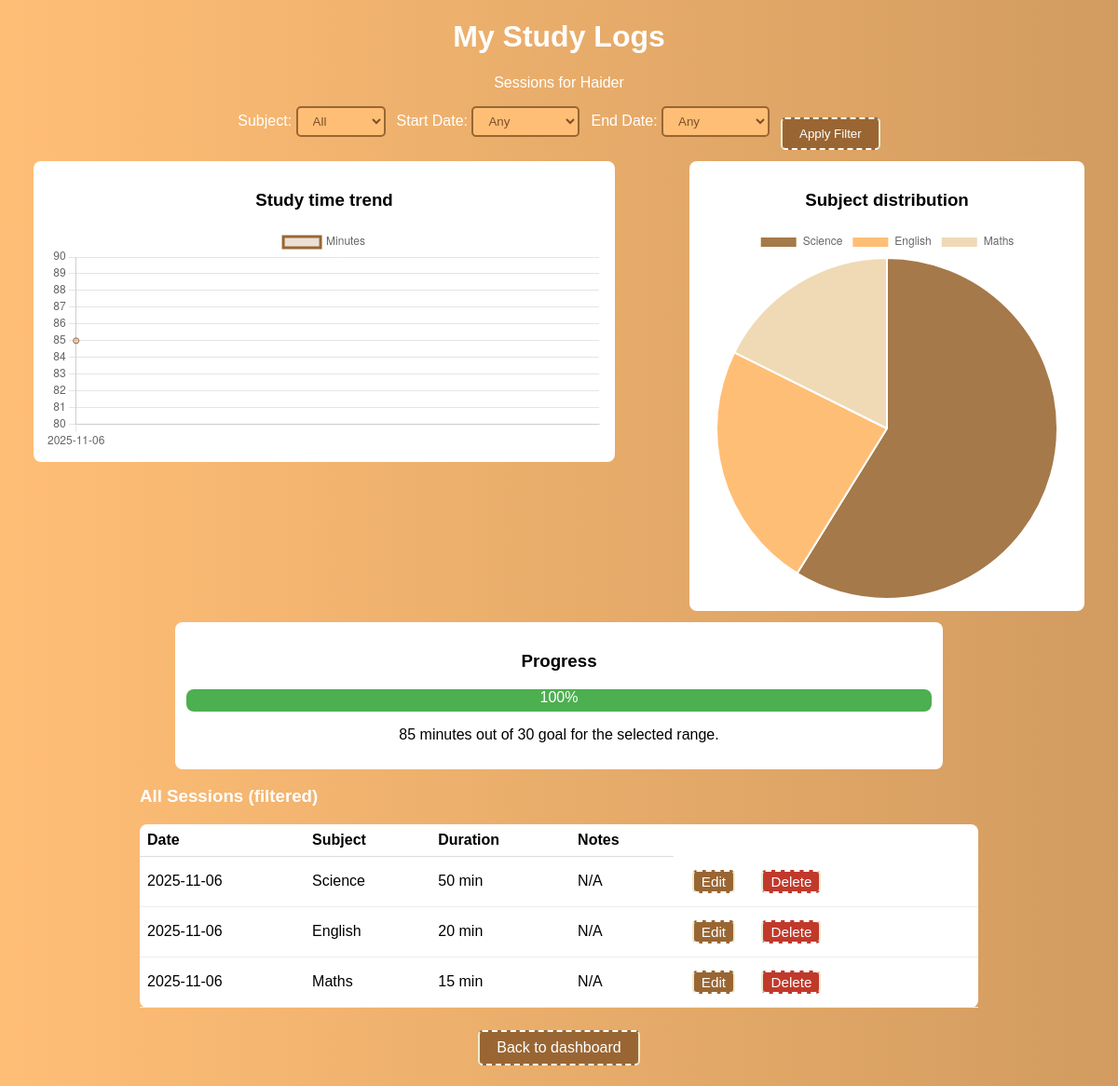
Page /study_logs (signed in) on the committed database.
### tables this page shows
CREATE TABLE users (
            id INTEGER PRIMARY KEY AUTOINCREMENT,
            username TEXT UNIQUE NOT NULL,
            password TEXT NOT NULL,
            goal INTEGER DEFAULT 10
        , profile_pic TEXT DEFAULT NULL, email TEXT, is_verified INTEGER DEFAULT 0, verification_code TEXT);

CREATE TABLE study_sessions (
    id INTEGER PRIMARY KEY AUTOINCREMENT,
    username TEXT NOT NULL,
    subject TEXT NOT NULL,
    duration INTEGER NOT NULL,
    notes TEXT, date TEXT,
    FOREIGN KEY (username) REFERENCES users (username)
);

### app.py (the view, shortened to what this page needs)
@app.route('/study_logs')
def study_logs():
    if 'user' not in session:
        flash("Please log in first.", "warning")
        return redirect(url_for('login'))
    username = session['user']
    conn = get_db_connection()
    user = conn.execute('SELECT * FROM users WHERE username = ?', (username,)).fetchone()
    sessions = get_study_sessions_for_user(conn, user)
    subjects = sorted({s['subject'] for s in sessions if 'subject' in s.keys()})
    session_dates = sorted({(s['date'] if 'date' in s.keys() else (s['created_at'] if 'created_at' in s.keys() else None)) for s in sessions if ('date' in s.keys() or 'created_at' in s.keys())}, reverse=False)
    filter_subject = request.args.get('subject') or None
    start_date = request.args.get('start_date') or None
    end_date = request.args.get('end_date') or None
    filtered_sessions = []
    for s in sessions:
        if filter_subject and (s['subject'] if 'subject' in s.keys() else None) != filter_subject:
            continue
        session_date = s['date'] if 'date' in s.keys() else (s['created_at'] if 'created_at' in s.keys() else None)
        if start_date and session_date and session_date < start_date:
            continue
        if end_date and session_date and session_date > end_date:
            continue
        filtered_sessions.append(s)
    if not filter_subject and not start_date and not end_date:
        chart_sessions = sessions
    else:
        chart_sessions = filtered_sessions
    labels = []
    line_data = []
    date_to_minutes = {}
    if chart_sessions and len(chart_sessions) > 0:
        for s in chart_sessions:
            session_date = s['date'] if 'date' in s.keys() else (s['created_at'] if 'created_at' in s.keys() else None)
            if not session_date:
                continue
            try:
                date_to_minutes[session_date] = date_to_minutes.get(session_date, 0) + int(s['duration'])
            except Exception:
                pass
        for d in sorted(date_to_minutes.keys()):
            labels.append(d)
            line_data.append(date_to_minutes[d])
    else:
        labels = ["No Data"]
        line_data = [0]
    subject_counts = {}
    for s in chart_sessions:
        subj = s['subject'] if 'subject' in s.keys() and s['subject'] else 'Unknown'
        try:
            subject_counts[subj] = subject_counts.get(subj, 0) + (int(s['duration']) if 'duration' in s.keys() and s['duration'] else 0)
        except Exception:
            pass
    pie_labels = list(subject_counts.keys())
    pie_data = [subject_counts[k] for k in pie_labels]
    total_minutes = sum(int(s['duration']) for s in chart_sessions if 'duration' in s.keys() and s['duration'])
    days_span = max(1, len(labels))
    goal_per_day = int(user['goal'] or 0)
    goal_total = goal_per_day * days_span
    progress_percent = int((total_minutes / goal_total * 100) if goal_total > 0 else 0)
    if progress_percent > 100:
        progress_percent = 100
    conn.close()
    return render_template('study_logs.html', user=user, sessions=filtered_sessions, subjects=subjects,
                           selected_subject=filter_subject, session_dates=session_dates,
                           selected_start_date=start_date, selected_end_date=end_date,
                           labels_json=json.dumps(labels), line_data_json=json.dumps(line_data),
                           pie_labels_json=json.dumps(pie_labels), pie_data_json=json.dumps(pie_data),
                           total_minutes=total_minutes, goal_total=goal_total, progress_percent=progress_percent)

### app.py (called while the page is built)
def get_study_sessions_for_user(conn, user):
    try:
        cols = [r[1] for r in conn.execute("PRAGMA table_info(study_sessions)").fetchall()]
    except Exception:
        return []
    if 'user_id' in cols:
        return conn.execute('SELECT * FROM study_sessions WHERE user_id = ?', (user['id'],)).fetchall()
    elif 'username' in cols:
        return conn.execute('SELECT * FROM study_sessions WHERE username = ?', (user['username'],)).fetchall()
    else:
        return []

def get_db_connection():
    conn = sqlite3.connect('users.db')
    conn.row_factory = sqlite3.Row
    return conn

### templates/study_logs.html (shortened to what this page needs)
<!DOCTYPE html>
<html lang="en">
<head>
  <link rel="stylesheet" href="/static/css/dashboard.css" type="text/css">
</head>
<body>
  <header>
    <h1>My Study Logs</h1>
    <p>Sessions for {{ user['username'] }}</p>
  </header>
  <main>
    <form class="filter-form" method="get" action="{{ url_for('study_logs') }}">
      <label>Subject:
  <select name="subject" style="border:2px solid #996633;border-radius:5px;padding:6px 12px;background:#ffbe76;color:#7f4f2a;font-weight:500;cursor:pointer;">
          <option value="">All</option>
        </select>
      </label>
      <label>Start Date:
  <select name="start_date" style="border:2px solid #996633;border-radius:5px;padding:6px 12px;background:#ffbe76;color:#7f4f2a;font-weight:500;cursor:pointer;">
          <option value="">Any</option>
        </select>
      </label>
      <label>End Date:
  <select name="end_date" style="border:2px solid #996633;border-radius:5px;padding:6px 12px;background:#ffbe76;color:#7f4f2a;font-weight:500;cursor:pointer;">
          <option value="">Any</option>
        </select>
      </label>
  <button type="submit" class="button-like" style="margin:12px 0 0 0;display:inline-block;">Apply Filter</button>
    </form>
    <div style="display:flex;gap:24px;justify-content:center;align-items:flex-start;flex-wrap:wrap;">
      <div class="chart-container" style="flex:1 1 400px;min-width:320px;max-width:600px;">
        <h3>Study time trend</h3>
        <canvas id="lineChart" width="600" height="240"></canvas>
      </div>
      <div class="chart-container" style="flex:1 1 320px;min-width:240px;max-width:400px;">
        <h3>Subject distribution</h3>
        <canvas id="pieChart" width="320" height="240"></canvas>
      </div>
    </div>
    <div class="chart-container" style="margin-top:12px;">
      <h3>Progress</h3>
      <div class="progress-bar" aria-label="progress">
        <div class="progress-fill" style="width: {{ progress_percent }}%;">{{ progress_percent }}%</div>
      </div>
      <p>{{ total_minutes }} minutes out of {{ goal_total }} goal for the selected range.</p>
    </div>
    <section style="max-width:900px;margin:18px auto;text-align:left;">
      <h3>All Sessions (filtered)</h3>
      {% if sessions and sessions|length > 0 %}
        <table style="width:100%;border-collapse:collapse;color:#000;background:#fff;padding:8px;border-radius:8px;">
          <thead>
            <tr>
              <th style="padding:8px;border-bottom:1px solid #ddd;">Date</th>
              <th style="padding:8px;border-bottom:1px solid #ddd;">Subject</th>
              <th style="padding:8px;border-bottom:1px solid #ddd;">Duration</th>
              <th style="padding:8px;border-bottom:1px solid #ddd;">Notes</th>
            </tr>
          </thead>
          <tbody>
            {% for s in sessions %}
              <tr>
                <td style="padding:8px;border-bottom:1px solid #eee;">{{ s['date'] if 'date' in s.keys() else (s['created_at'] if 'created_at' in s.keys() else '-') }}</td>
                <td style="padding:8px;border-bottom:1px solid #eee;">{{ s['subject'] }}</td>
                <td style="padding:8px;border-bottom:1px solid #eee;">{{ s['duration'] }} min</td>
                <td style="padding:8px;border-bottom:1px solid #eee;">{{ s['notes'] }}</td>
                <td style="padding:8px;border-bottom:1px solid #eee;">
                  <a href="{{ url_for('edit_session', session_id=s['id']) }}" class="button-like" style="padding:2px 8px;font-size:0.95em;">Edit</a>
                  <a href="{{ url_for('delete_session', session_id=s['id']) }}" class="button-like" style="padding:2px 8px;font-size:0.95em;background:#c0392b;">Delete</a>
                </td>
              </tr>
            {% endfor %}
          </tbody>
        </table>
      {% else %}
        <p>No study sessions found in this range.</p>
        <form action="{{ url_for('add_session') }}" method="get" style="text-align:center;margin-top:12px;">
          <button type="submit" class="button-like">Add a session</button>
        </form>
      {% endif %}
    </section>
  <p style="text-align:center;margin-top:12px;"><a href="{{ url_for('dashboard') }}" class="button-like">Back to dashboard</a></p>
  </main>
  <script>
  const labels = JSON.parse('{{ labels_json | safe }}');
  const lineData = JSON.parse('{{ line_data_json | safe }}');
  const pieLabels = JSON.parse('{{ pie_labels_json | safe }}');
  const pieData = JSON.parse('{{ pie_data_json | safe }}');
    // Line chart
    const ctx = document.getElementById('lineChart').getContext('2d');
    new Chart(ctx, {
      type: 'line',
      data: {
        labels: labels,
        datasets: [{
          label: 'Minutes',
          data: lineData,
          borderColor: '#996633',
          backgroundColor: 'rgba(153,102,51,0.2)'
        }]
      },
      options: { responsive: true }
    });
    // Pie chart
    const pctx = document.getElementById('pieChart').getContext('2d');
    new Chart(pctx, {
      type: 'pie',
      data: {
        labels: pieLabels,
        datasets: [{ data: pieData, backgroundColor: ['#a57949','#ffbe76','#f0d9b5','#996633','#7f4f2a'] }]
      },
      options: { responsive: true }
    });
  </script>
</body>
</html>

### static/css/dashboard.css (style rules this page uses)
body { font-family: Arial, sans-serif; background: linear-gradient(270deg, #f5a25d, #a57949, #ffbe76); background-size: 400% 400%; animation: backgroundShift 20s ease infinite; background-color: #a57949; color: white; margin: 5; padding: 5; text-align: center; }
.button-like, a.button-like, button.button-like { background-color: #996633; color: white !important; margin: 6px 12px; border-top: 2px dashed white; border-bottom: 2px dashed white; border-right: 2px solid #ebebcf; border-left: 2px solid #ebebcf; border-radius: 5px; display: inline-block; font-weight: 500; text-decoration: none; padding: 8px 18px; transition: background 0.2s; cursor: pointer; }
button { background-color: #996633; color: white; padding: 5px 10px; border-top: 2px dashed white; border-bottom: 2px dashed white; border-right: 2px solid #ebebcf; border-left: 2px solid #ebebcf; border-radius: 5px; cursor:crosshair; }

### templates/study_logs.html (style rules this page uses)
.chart-container { max-width:800px;margin:0 auto;padding:12px;background:#fff;border-radius:8px;color:#000 }
.progress-bar { background:#eee;border-radius:8px;height:24px;overflow:hidden }
.progress-fill { height:100%; background:#4caf50; text-align:center; color:#fff }
form.filter-form { display:flex; gap:12px; justify-content:center; margin-bottom:12px }

### rows in the picture
users: username "Haider"
study_sessions: date "2025-11-06", subject "Science", duration "50", notes "N/A"
study_sessions: date "2025-11-06", subject "English", duration "20", notes "N/A"
study_sessions: date "2025-11-06", subject "Maths", duration "15", notes "N/A"

### other values in the picture
{{ progress_percent }} "100"
{{ total_minutes }} "85"
{{ goal_total }} "30"
chart data {{ labels_json | safe }} ["2025-11-06"]
chart data {{ line_data_json | safe }} [85]
chart data {{ pie_labels_json | safe }} ["Science", "English", "Maths"]
chart data {{ pie_data_json | safe }} [50, 20, 15]
